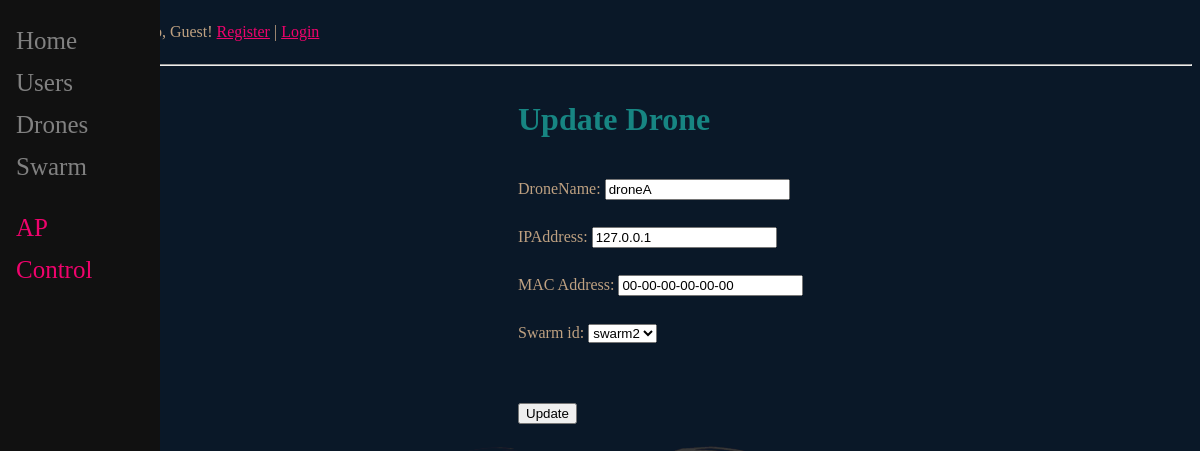
Page /drone_update/1 on the committed database.
### main/models.py (models this page shows, shortened)
class Drone(models.Model):
    user_id=models.ForeignKey(CustomUser,null=True, on_delete=models.SET_NULL)
    droneName=models.fields.CharField(max_length=32,unique=True)
    MAC_Address=models.CharField(max_length=17, default="00-00-00-00-00-00")
    IPAddress=models.GenericIPAddressField(max_length=64, default="192.168.1.1")
    createdAt=models.DateTimeField("datePublished", default=timezone.now)
    swarm_id=models.ForeignKey(Swarm,null=True, blank=True, on_delete=models.SET_NULL)
    UpdatedBy=models.CharField(max_length=32, default="User")

### main/views.py (the view)
# urls.py: path('drone_update/<int:id>', drone_update, name='drone_update'),
def drone_update(request, id):
    drone = Drone.objects.get(id=id)
    form = DroneForm(request.POST or None, instance=drone)
    if form.is_valid():
        try:
            form.save()
            return redirect('drone_list')
        except:
            pass
    return render(request, 'main/drone_update.html', {'drone': drone, 'form': form})

### main/forms.py
class DroneForm(forms.ModelForm):
    class Meta:
        model = Drone
        fields = ["droneName", "IPAddress", "MAC_Address", "swarm_id"]

### main/models.py (called while the page is built)
    def __str__(self):
        return self.swarmName or ''

### templates/main/drone_update.html (shortened to what this page needs)
{% extends 'main/base.html' %}
{% block content %}
<h1>Update Drone</h1>
<form method="POST">
    {{ form.as_p }}
    <br/>
    <input type="submit" value="Update"
    class="btn btn-secondary">
</form>
{% endblock %}

### templates/main/base.html (style rules this page uses)
body { background-color: #0A1828; color: #BFA181; background-image: url('static/drone3.png'); background-attachment:fixed; background-position:center bottom; background-size: 50%; background-repeat: no-repeat; line-height: 2.0; ) }
h1 { color: #178582; }

### rows in the picture
Drone: droneName "droneA", IPAddress "127.0.0.1", MAC_Address "00-00-00-00-00-00", swarm_id "swarm2"

### other values in the picture
{{ user.username|default:'Guest' }} "Guest"
